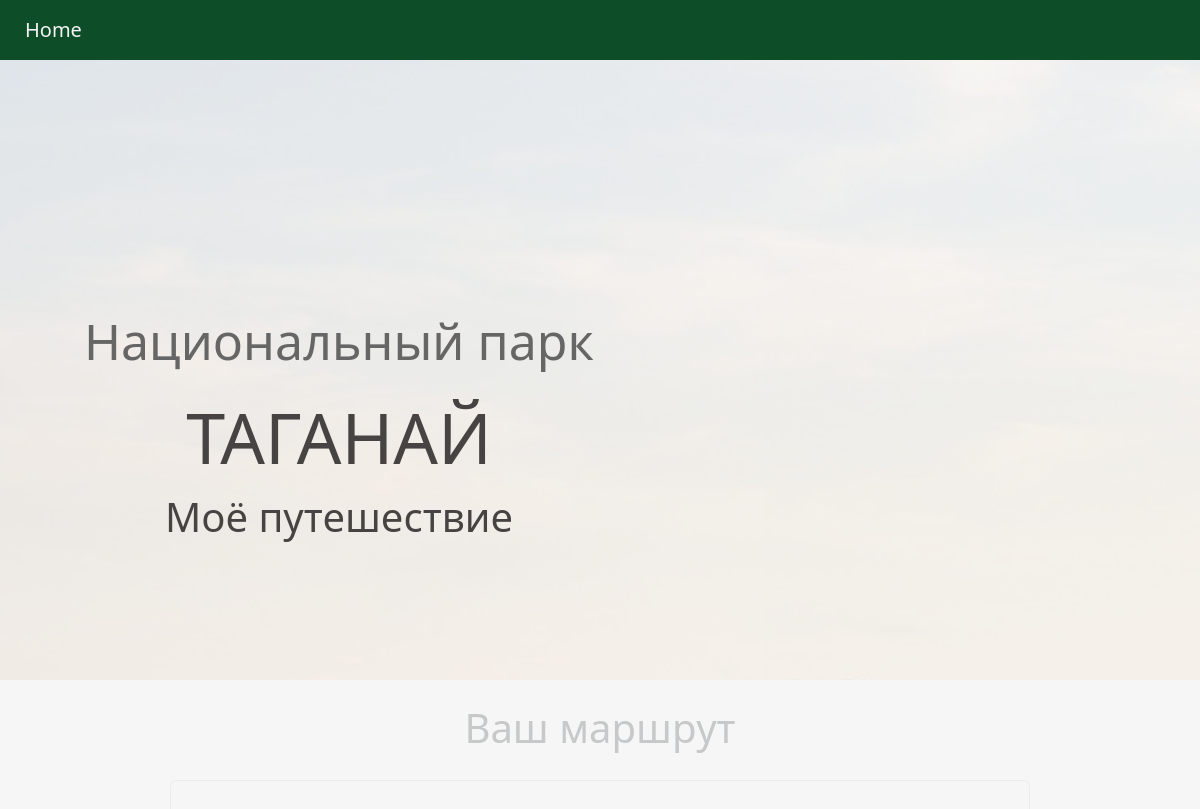
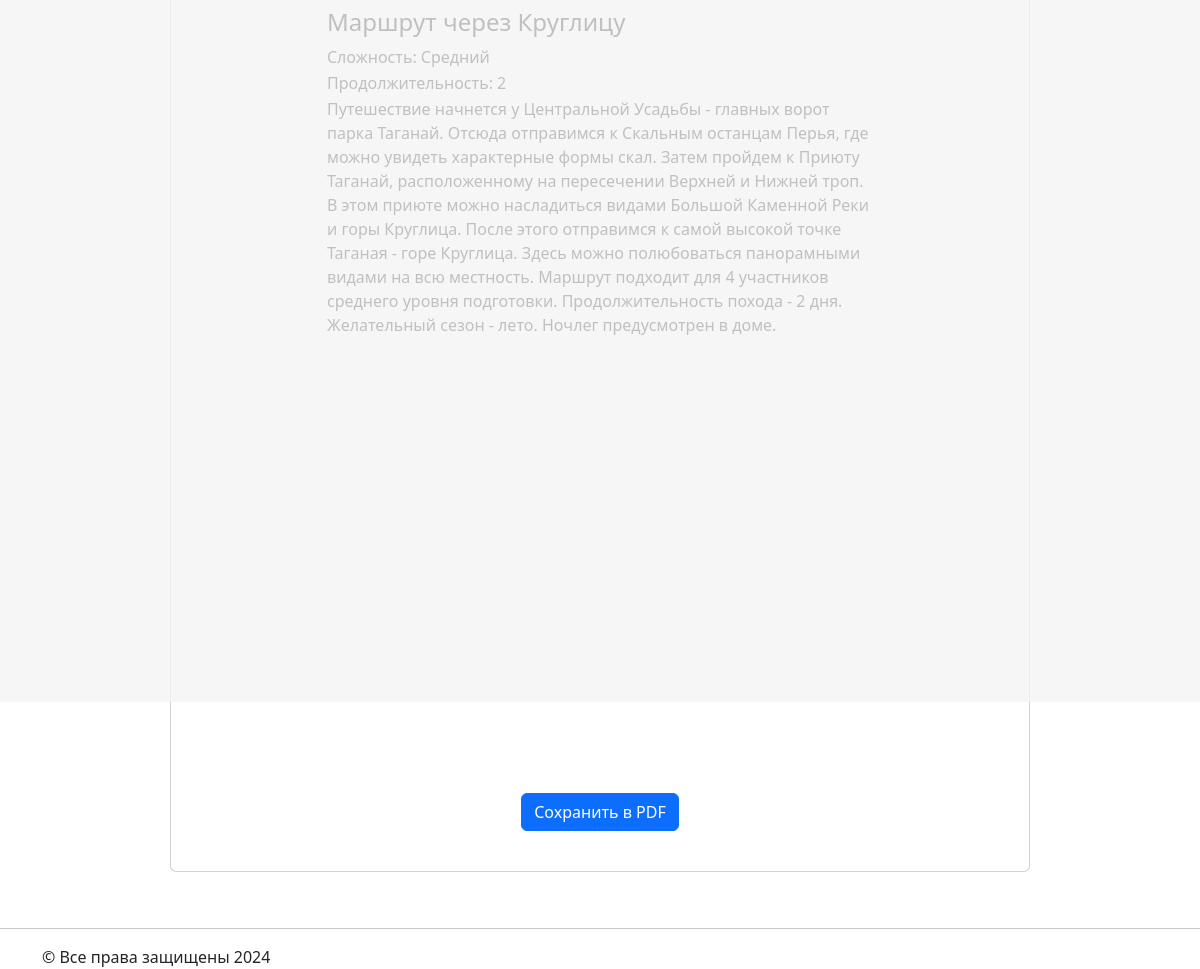
The app's page /route/68/ with its own data (2 pictures, top to bottom).
### naturetrail/models.py (models this page shows)
class Route(models.Model):
    DIFICULT_CHOICES = (
        ("Лёгкий", "Лёгкий"),
        ("Средний", "Средний"),
        ("Сложный", "Сложный"),
        ("Выживание", "Выживание"),
    )
    name = models.CharField(max_length=320, default='generated-route')
    duration = models.PositiveSmallIntegerField()
    level_of_hardness = models.CharField(max_length=20,
                                         choices=DIFICULT_CHOICES, )
    description = models.TextField()
    price_of_accommodation = models.PositiveSmallIntegerField(default=0)
    picture = models.ImageField(upload_to='naturetrail/static/images', null=True)
    equipment = models.FileField(upload_to='equipments',null=True)
    water = models.CharField(max_length=320)
    points = models.ManyToManyField('Point', through='RoutePoint')

### naturetrail/views.py (the view)
# urls.py: path('route/<int:route_id>/', views.route_detail, name='route_detail'),
def route_detail(request, route_id):
    try:
        route = Route.objects.get(pk=route_id)
        data = prepare_data_for_ready_route(route)
    except Route.DoesNotExist:
        return render(request, 'error.html', {'error_message': 'Маршрут не найден'})
    print(data)
    return render(request, 'route_detail.html', data)

### naturetrail/views.py (called while the page is built)
def prepare_data_for_ready_route(_route):
    original_picture_path = _route.picture.name
    to_remove = "naturetrail/static/"
    picture_path = original_picture_path.removeprefix(to_remove)
    points = _route.points.all()
    points_data = [{'name': point.name, 'latitude': point.latitude, 'longitude': point.longitude} for point in points]
    return {
        'form': "form",
        'description_h': _route.description,
        'picture_h': picture_path,
        'name_h': _route.name,
        'dificult_h': _route.level_of_hardness,
        'water_h': _route.water,
        'duration_h': _route.duration,
        'points_data': json.dumps(points_data)
    }

### naturetrail/templates/route_detail.html (shortened to what this page needs)
<!DOCTYPE html>
<html lang="en">
<head>
    {% load static %}
    <link href="{% static 'css/bootstrap.min.css' %}" rel="stylesheet" type="text/css">
    <link href="/static/css/main.css" rel="stylesheet" type="text/css">
</head>
<body>
<nav class="navbar navbar-expand-lg fixed-top" id="menu">
    <a class="navbar-brand" href="/">Home</a>
</nav>
<header class="header_route_detail">
    <div class="overlay_route_detail"></div>
    <div class="container">
        <div class="row">
            <div class="col-md-6 d-flex justify-content-between">
                <div class="description text-center">
                    <h3>
                        <p>
                            Национальный парк
                        </p>
                        ТАГАНАЙ
                    </h3>
                    <div class="preview2">Моё путешествие</div>
                </div>
            </div>
        </div>
    </div>
</header>
<div class="gener" id="gener">
    <div class="container">
        <h1 class="text-center mt-4">Ваш маршрут</h1>
        <div class="row">
            <div class="one">
                <div class="card" id="card">
                    <div class="card-body" id="card-body">
                        <h4 class="card-title">{{name_h}}</h4>
                        <p class="card1-text">Сложность: {{ dificult_h }}</p>
                        <p class="card1-text">Продолжительность: {{ duration_h }}</p>
                        <p class="card-text4">{{ description_h }}</p>
                        <div id="map" style="width: 600px; height: 400px"></div>
                    </div>
                    <div class="container text-center mt-4">
                        <button id="save-pdf" class="btn btn-primary">Сохранить в PDF</button>
                    </div>
                </div>
            </div>
        </div>
    </div>
</div>
<hr>
<footer class="container">
    &copy; Все права защищены 2024
</footer>
</body>
</html>

### naturetrail/static/css/main.css (style rules this page uses)
.navbar { background:#0d4d28; padding: 10px 10px 10px 10px; }
.nav-link , .navbar-brand { margin-left: 15px; color: #f4f4f4; cursor: pointer; }
.header_route_detail { height: 85vh; background-image: url('/static/img/taganay_main_fon1.jpg'); background-attachment: fixed; background-size: cover; background-position: center; }
.overlay_route_detail { position: absolute; height: 85%; min-width: 100%; left: 0; top: 0; background: rgba(244, 244, 244, 0.79); z-index: 1; }
.description { position: absolute; top: 15%; margin: 5px 30px 30px 10px; padding: 2em; z-index: 2; }
.description h3 { font-size: 70px; color:#474343 ; }
.description p { text-align: center; color:#666; font-size: 50px; width:100%; line-height: 1.5; }
.card1-text { margin-bottom:2px; color:#000000; }
.preview2 { font-size: 40px; color:#474343; }
.one { padding: 20px 140px 40px 140px; text-aligin:center; }
.gener .card { padding: 20px 140px 40px 140px; }
.card-text4 { font-size:18; }
.card-body { text-decoration: none; color: black; }

### records on screen
Route: name "Маршрут через Круглицу", level_of_hardness "Средний", description "Путешествие начнется у Центральной Усадьбы - главных ворот парка Таганай. Отсюда отправимся к Скальным останцам Перья, где можно увидеть характерные формы скал. Затем пройдем к Приюту Таганай, расположенному на пересечении Верхней и Нижней троп. В этом приюте можно насладиться видами Большой Каменной Реки и горы Круглица. После этого отправимся к самой высокой точке Таганая - горе Круглица. Здесь можно полюбоваться панорамными видами на всю местность. Маршрут подходит для 4 участников среднего уровня подготовки. Продолжительность похода - 2 дня. Желательный сезон - лето. Ночлег предусмотрен в доме."

### other values on screen
{{ duration_h }} "2"
